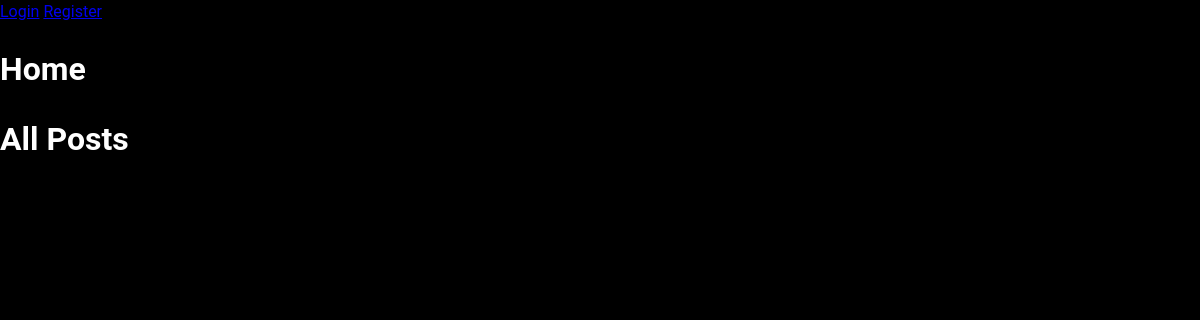
Page /post/ on the earlier database version.
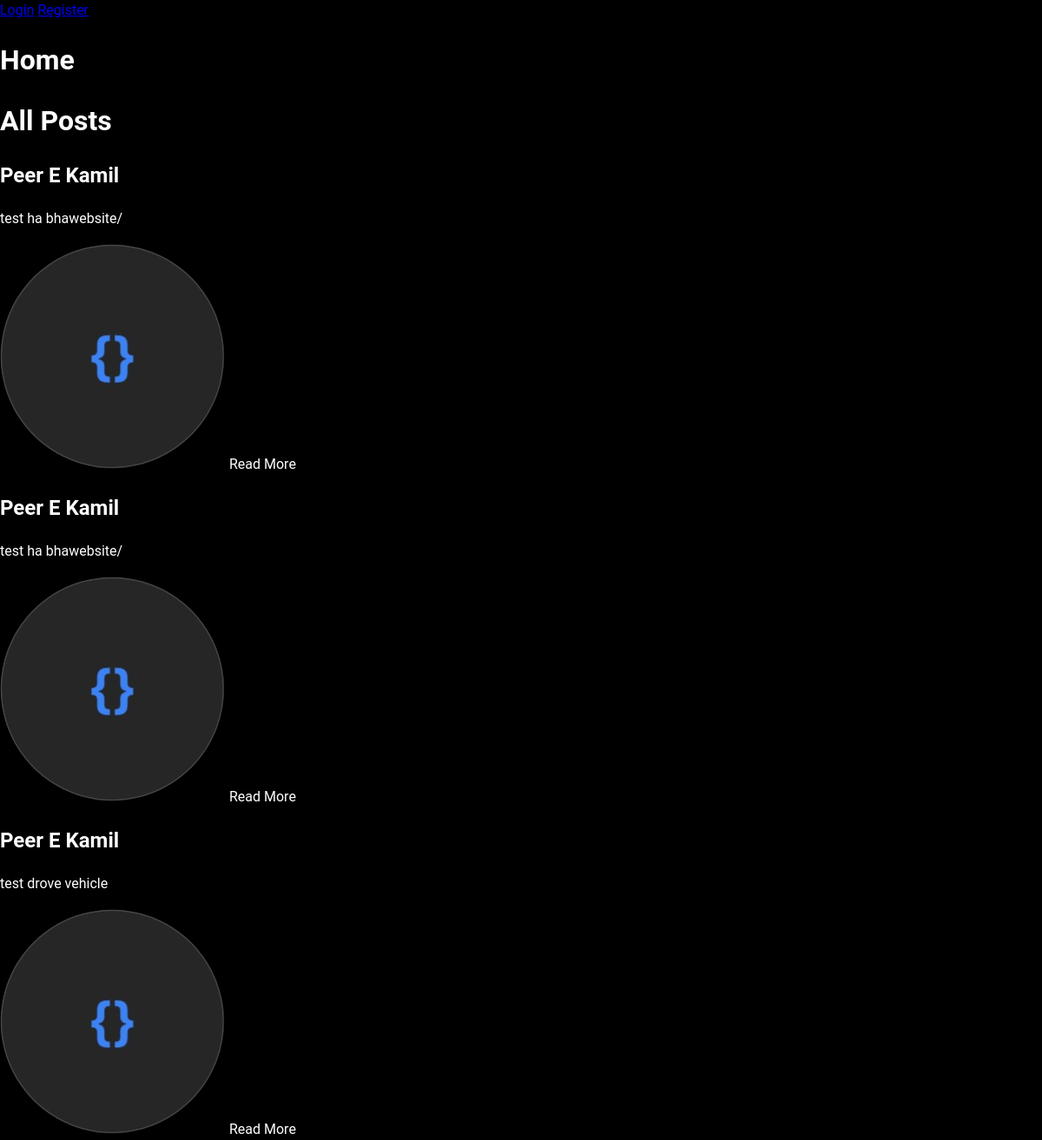
Same page on the later database version.
### post/models.py (models this page shows, shortened)
class Post(models.Model):
    title = models.CharField(max_length=200)
    content = models.TextField()
    image = models.ImageField(upload_to='images/')

### post/views.py (the view)
# urls.py: 2. Add a URL to urlpatterns:  path('', views.home, name='home')
def home(request):
    posts = Post.objects.all()
    return render(request, 'website/index.html', {'posts': posts})

### template/website/index.html
{% extends 'layout.html' %}
{% block content %}
<h1>Home</h1>
<h1>All Posts</h1>
    {% for post in posts %}
        <div>
            <h2>{{ post.title }}</h2>
            <p>{{ post.content }}</p>
            <img src="{{ post.image.url }}" alt="{{ post.title }}">
            <a>Read More</a>
        </div>
    {% endfor %}
{% endblock  %}

### template/layout.html (shortened to what this page needs)
{% load static %}
<!DOCTYPE html>
<html lang="en">
<head>
    <link rel="stylesheet" href="{% static 'css/styles.css' %}">
</head>
<body>
    <header>
        <div>
            {% if user.is_authenticated %}
                <a href="{% url 'logout' %}">Logout</a>
            {% else %}
                <a href="{% url 'login' %}">Login</a>
                <a href="{% url 'register' %}">Register</a>
            {% endif %}
        </div>
    </header>
    {% block content %}
    {% endblock  %}
</body>
</html>

### static/css/styles.css (style rules this page uses)
body { background-color: #000000; font-family: 'Roboto', sans-serif; font-size: 16px; line-height: 1.5; color: #ffffff; margin: 0; padding: 0; }

Differences in the rows shown:
added Post: title "Peer E Kamil", content "test ha bhawebsite/", image (picture)
added Post: title "Peer E Kamil", content "test ha bhawebsite/", image (picture)
added Post: title "Peer E Kamil", content "test drove vehicle", image (picture)
